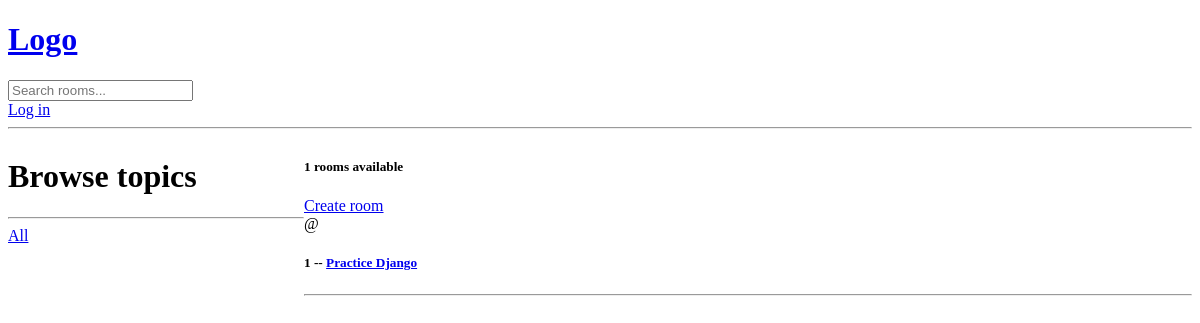
The app's page /?q=Python, older data.
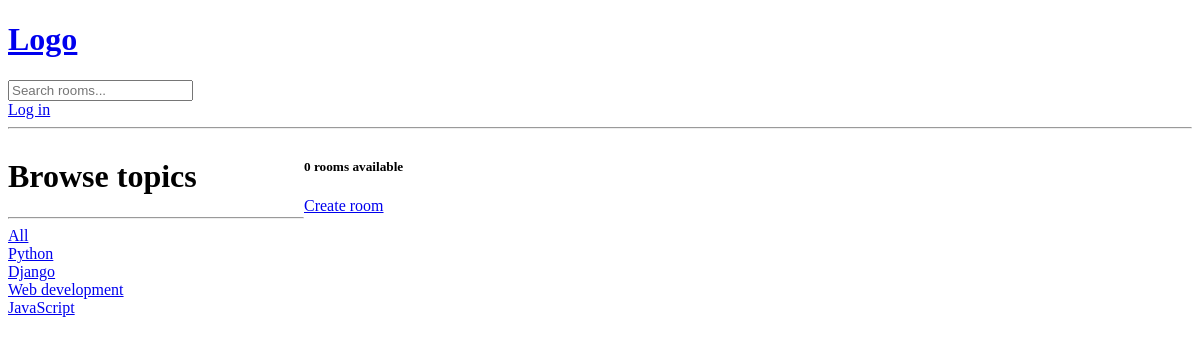
The same page, newer data.
### base/models.py (models this page shows, shortened)
class Room(models.Model):
    host = models.ForeignKey(User, on_delete=models.SET_NULL, null=True)
    topic = models.ForeignKey(Topic, on_delete=models.SET_NULL, null=True)
    name = models.CharField(max_length=200)
    description = models.TextField(null=True, blank=True)
    participants = models.ManyToManyField(User, related_name='participants')
    updated = models.DateTimeField(auto_now=True)
    created = models.DateTimeField(auto_now_add=True)
    class Meta:
        ordering = ['-updated', '-created']

class Topic(models.Model):
    name = models.CharField(max_length=200)

### base/views.py (the view)
# urls.py: path("", views.index, name="index"),
def index(request):
    query = request.GET.get("q") if request.GET.get("q") != None else ""
    rooms = Room.objects.filter(
        Q(topic__name__icontains=query)
        | Q(name__icontains=query)
        | Q(description__icontains=query)
    )
    room_count = rooms.count()
    topics = Topic.objects.all()
    context = {"rooms": rooms, "topics": topics, "count": room_count}
    return render(request, "base/index.html", context)

### base/templates/base/index.html (shortened to what this page needs)
{% extends 'main.html' %}
{% block content %}
 <div class="home-container">
    <div class="sidebar">
        <h1>Browse topics</h1>
        <hr>
        <div>
            <a href="{% url 'index' %}">All</a>
            </div>
        {% for topic in topics %}
            <div>
            <a href="{% url 'index' %}?q={{ topic.name }}">{{ topic.name }}</a>
            </div>
        {% endfor %}
    </div>
    <div>
        <div>
        <h5>{{ rooms.count }} rooms available</h5>
        <a href="{% url 'create-room' %}">Create room</a>
        {% for room in rooms %}
            <div>
                <span>@{{ room.host.username }}</span>
                <h5>{{ room.id }} -- <a href="{% url 'rooms' room.id %}">{{ room.name }}</a></h5>
            </div>
            <hr>
        {% endfor %}
    </div>
    </div>
 </div>
{% endblock content %}

### templates/main.html (shortened to what this page needs)
<!DOCTYPE html>
<html lang="en">
<head>
</head>
<body>
    {% include 'navbar.html' %}
    {% block content %}
    {% endblock content %}
</body>
</html>

### templates/navbar.html
<a href="/">
    <h1>Logo</h1>
</a>
<form method="GET" action="{% url 'index' %}">
    <input type="text" name="q" placeholder="Search rooms...">
</form>
{% if request.user.is_authenticated %}
    <p>Hello, {{ request.user }}</p>
    <a href="{% url 'logout' %}">Logout</a>
{% else %}
<a href="{% url 'login' %}">Log in</a>
{% endif %}
<hr/>

### base/templates/base/index.html (style rules this page uses)
.home-container { display: grid; grid-template-columns: 1fr 3fr; }

Row changes from the older to the newer data that the page shows:
removed Room: id "1", name "Practice Django"
added Topic: name "Python"
added Topic: name "Django"
added Topic: name "Web development"
added Topic: name "JavaScript"
Text that changed along with them:
{{ rooms.count }}: "1" → "0"
